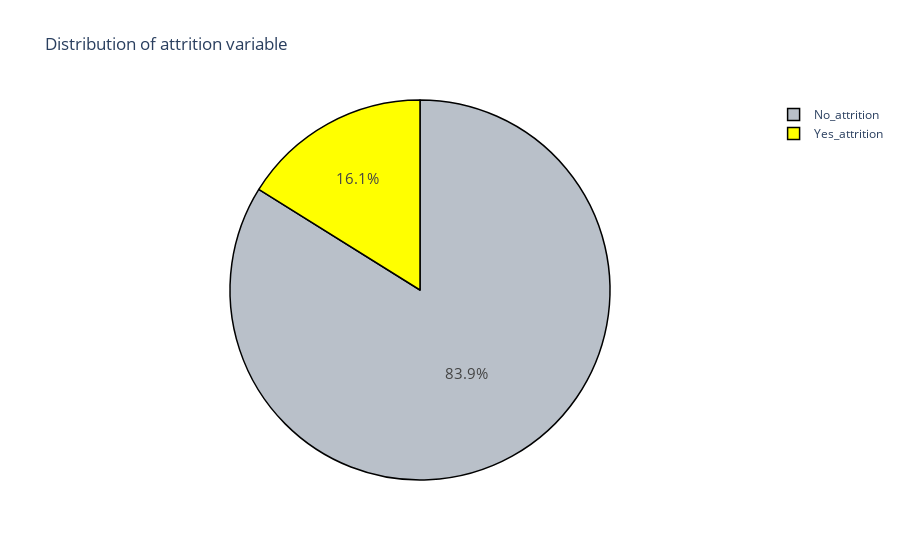

Notebook code for this chart:
### Markdown cell above
# Distribution of Attrition

### Code cell
attrition = data[(data['Attrition'] != 0)]
no_attrition = data[(data['Attrition'] == 0)]

trace = go.Pie(labels = ['No_attrition', 'Yes_attrition'], values = data['Attrition'].value_counts(), 
               textfont=dict(size=15),
               marker=dict(colors=['#B9C0C9','yellow'], 
               line=dict(color='#000000', width=1.5)))
layout = dict(title =  'Distribution of attrition variable')          
fig = dict(data = [trace], layout=layout)
py.iplot(fig)

### Figure 1 — Plotly figure (JSON) as saved in the notebook; plotly's stock layout.template omitted (floating-point values rounded to 4 significant figures)
{"data": [{"labels": ["No_attrition", "Yes_attrition"], "marker": {"colors": ["#B9C0C9", "yellow"], "line": {"color": "#000000", "width": 1.5}}, "textfont": {"size": 15}, "type": "pie", "values": [1233, 237]}], "layout": {"title": {"text": "Distribution of attrition variable"}}}
